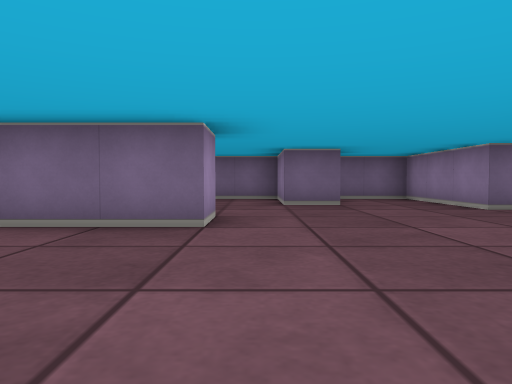
view 1 (above)

12 first-person views from a walk through a cub3D ray-caster map. The camera is about half as high as the walls, tilts 2° down and sees 70° across. The floor is counted in squares. Each view is taken from the middle of a square. On the plan, view 1 faces up. The plan holds only what a view shows up to about 9 squares ahead; the rest is blank.

view 2
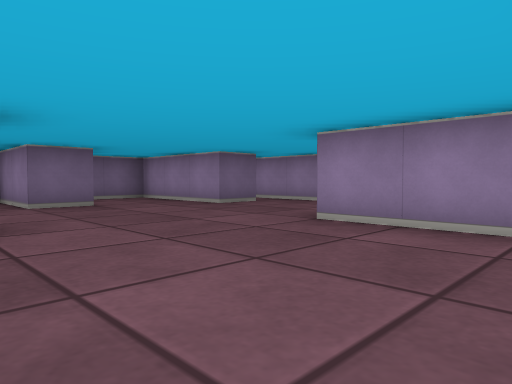

view 3
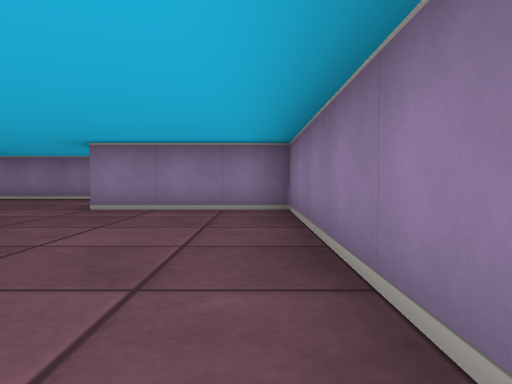

view 4
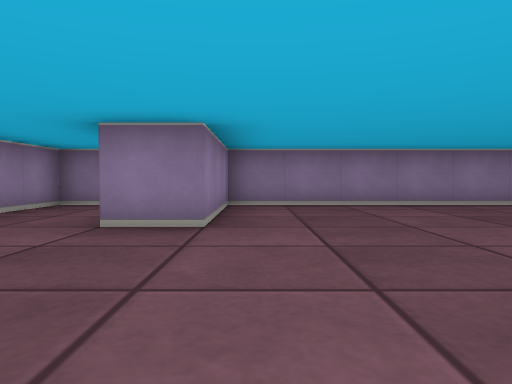

view 5
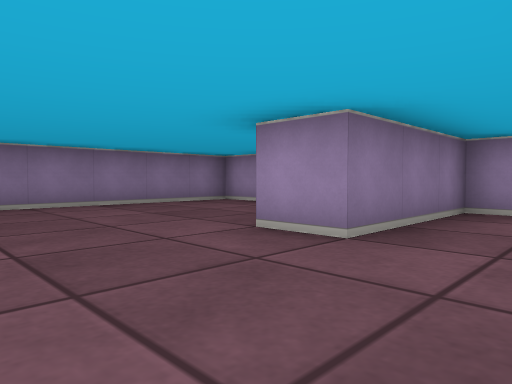

view 6
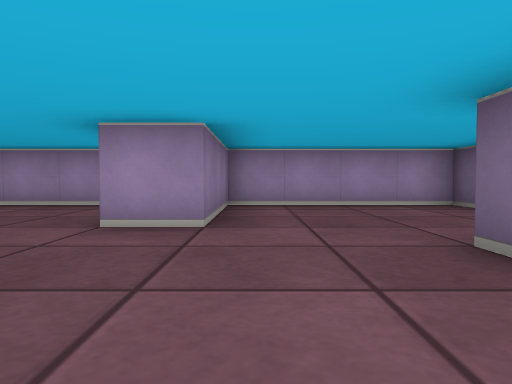

view 7
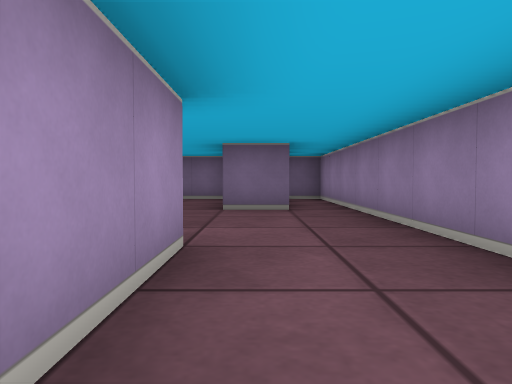

view 8
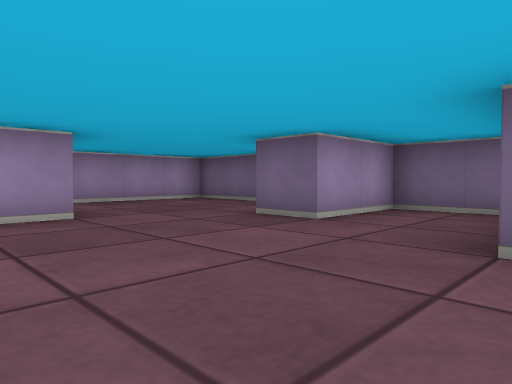

view 9
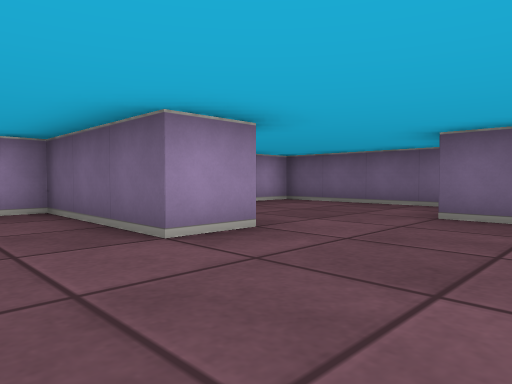

view 10
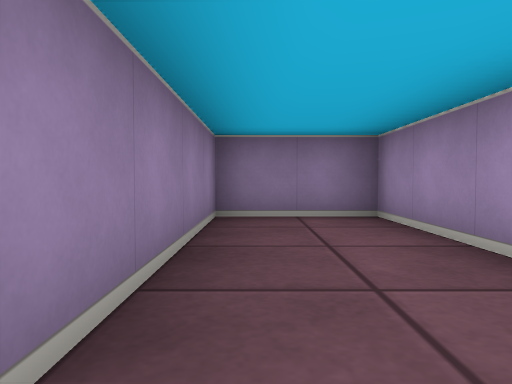

view 11
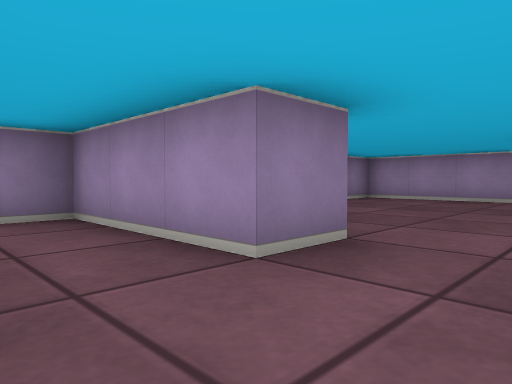

view 12
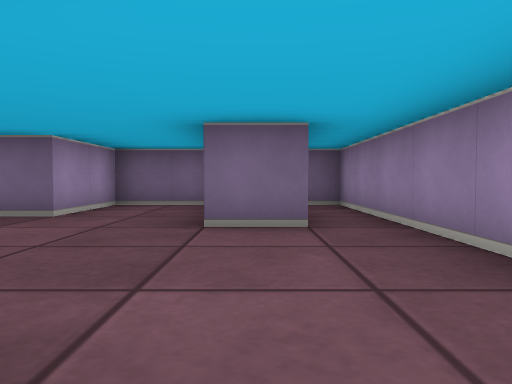

### Floor plan
Ten units are one square. View 1 is at (0, 0); x grows to the right and y downward. Boxes are objects, and circles mark ways between rooms. Rooms are numbered by the first view taken in them; rooms with no view inside come last. Other rooms are left out.
<svg viewBox="-40 -90 100 100">
<path fill="none" stroke="#000" d="M-5 -45 -5 -35 -35 -35 -35 5 25 5 25 -25 35 -25 35 5 55 5 55 -85 48 -85M46 -55 35 -55 35 -85 15 -85 15 -65 5 -65M5 -65 5 -85 -35 -85 -35 -45 -5 -45"/>
<circle cx="5" cy="-55" r="3" fill="#2a7"/>
<text x="20" y="-30">1</text>
<text x="-20" y="-70">2</text>
</svg>
Room 1 opens to room 2.

Where each view was taken, in squares from view 1:
view 1: 0 up, 0 right, facing up
view 2: 0 up, 1 left, facing up-right
view 3: 0 up, 3 left, facing right
view 4: 6 up, 2 right, facing down
view 5: 6 up, 2 right, facing down-left
view 6: 5 up, 3 right, facing left
view 7: 0 up, 4 right, facing up
view 8: 3 up, 4 right, facing up-left
view 9: 2 up, 2 right, facing up-left
view 10: 4 up, 5 right, facing down
view 11: 4 up, 5 right, facing down-left
view 12: 2 up, 4 right, facing up
